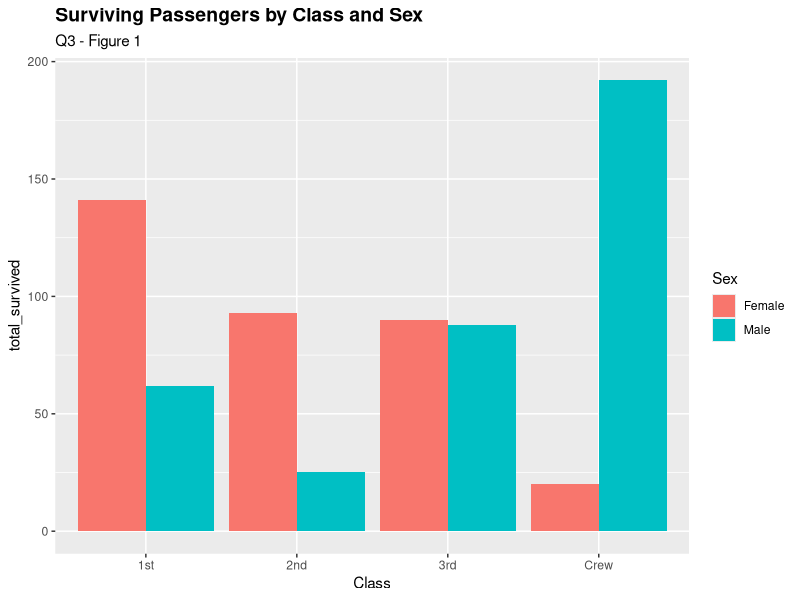
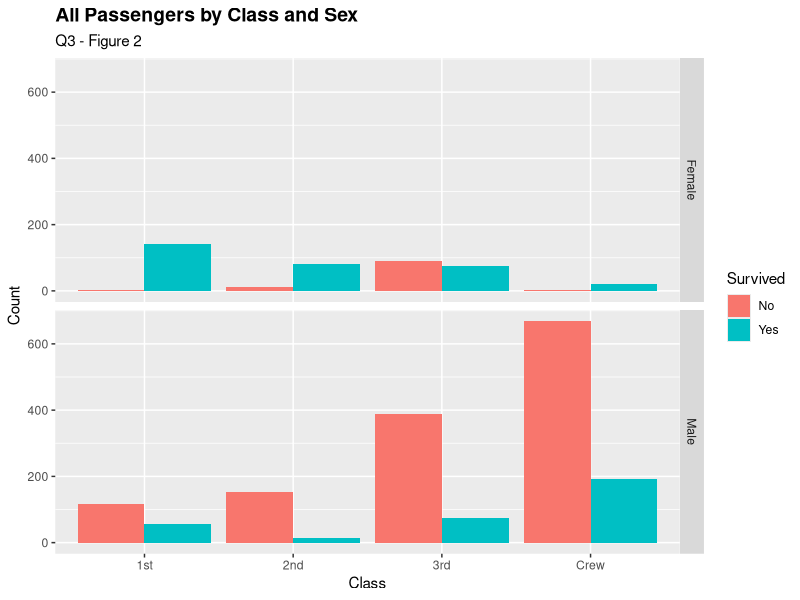
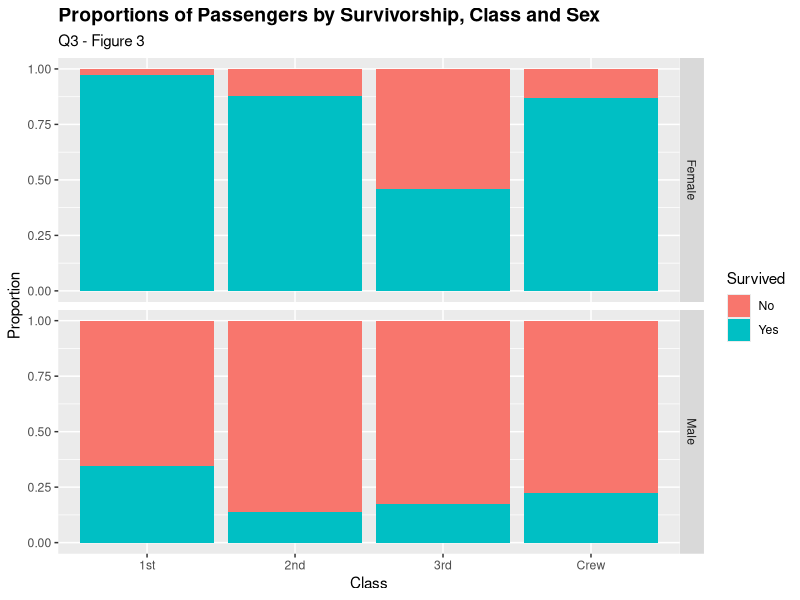
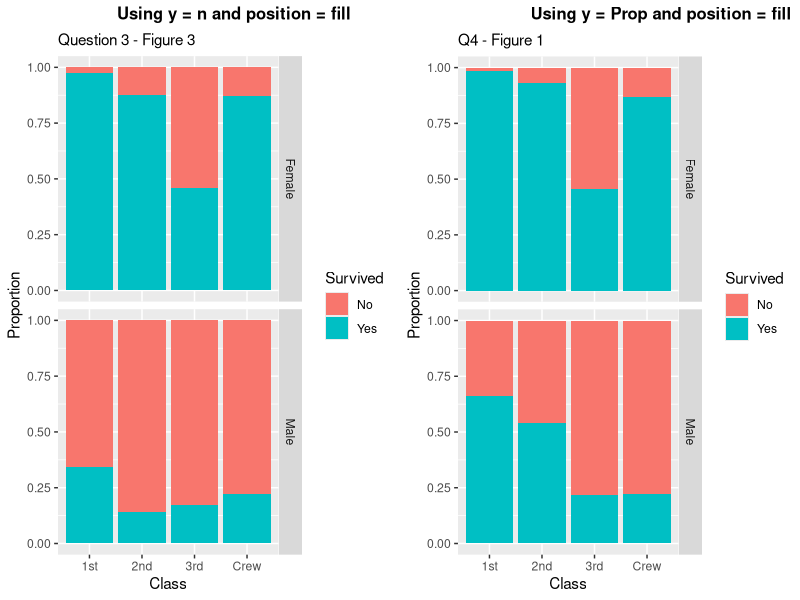
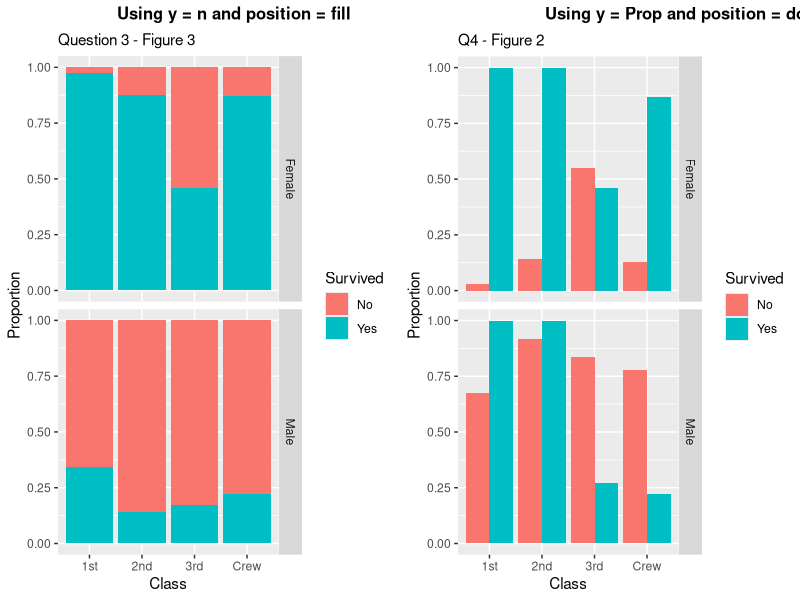
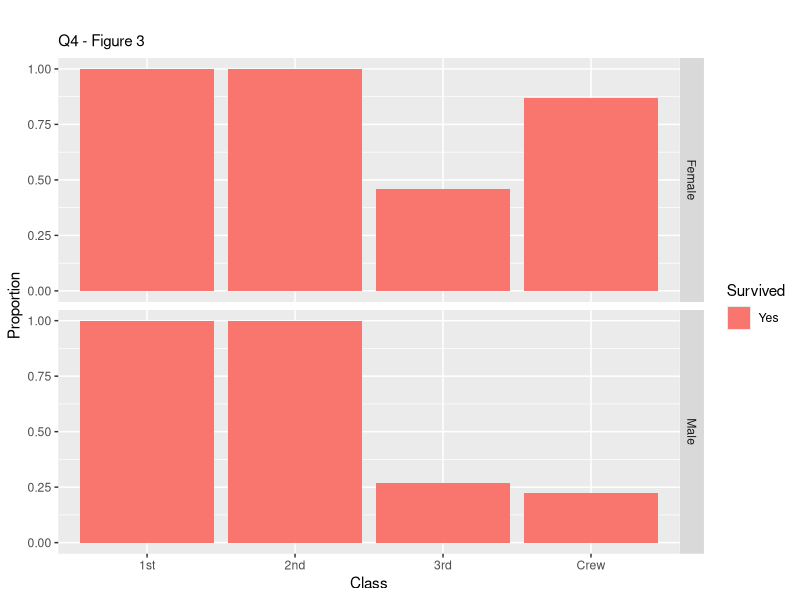
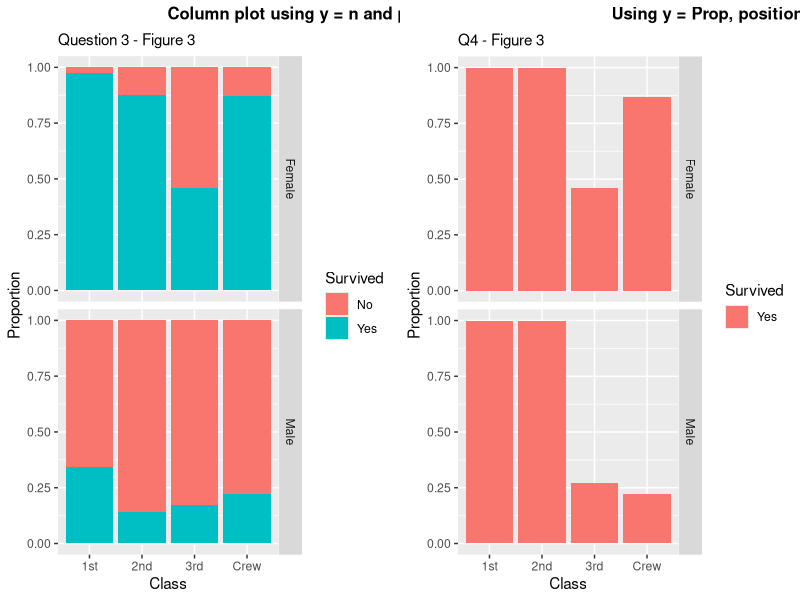
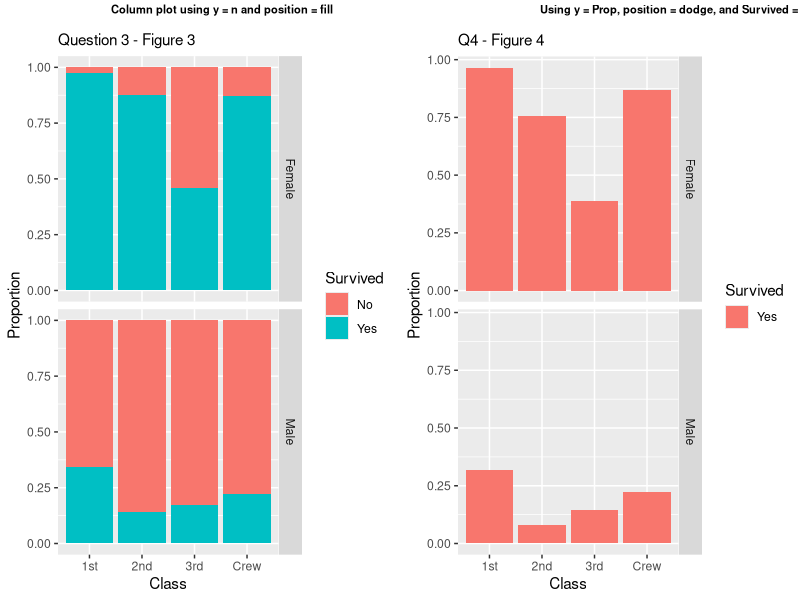

These charts were generated, in order, by the following R code:
## ---- chunk 1
library(tidyverse)
library(cowplot)

df_titanic <- as_tibble(Titanic)
## ---- chunk 2
## TASK: Perform a `glimpse` of df_titanic
glimpse(df_titanic)
## ---- chunk 3
## NOTE: No need to edit! We'll cover how to
## do this calculation in a later exercise.
v1 <- df_titanic %>% summarize(total = sum(n))

v2 <- df_titanic %>% group_by(Class) %>% summarize(sum(n))

v2
## ---- chunk 4
## TASK: Visualize counts against `Class` and `Sex`

df_q3_v1 <- df_titanic %>%
  filter(Survived == "Yes") %>% 
  group_by(Class, Sex) %>% 
  summarise(total_survived = sum(n))

plot_col_q3_v1 <- df_q3_v1 %>% 
  ggplot() +
  geom_col(aes(x = Class, y = total_survived, fill = Sex), position = "dodge") +
  labs(title = "Surviving Passengers by Class and Sex", subtitle = "Q3 - Figure 1") +
  theme(plot.title = element_text(size = 14, face = "bold"))

plot_col_q3_v2 <- df_titanic %>% 
  ggplot() +
  geom_col(aes(x = Class , y = n, fill = Survived), position = "dodge") +
  scale_colour_viridis_d() +
  facet_grid(Sex~.) +
  labs(
      title = "All Passengers by Class and Sex", 
      subtitle = "Q3 - Figure 2",
      x = "Class", 
      y = "Count"
      ) +
  theme(plot.title = element_text(size = 14, face = "bold"))

plot_col_q3_v3 <- df_titanic %>% 
  ggplot() +
  geom_col(aes(x = Class , y = n, fill = Survived), position = "fill") +
  scale_colour_viridis_d() +
  facet_grid(Sex~.) +
  labs(
      title = "Proportions of Passengers by Survivorship, Class and Sex", 
      subtitle = "Q3 - Figure 3",
      x = "Class", 
      y = "Proportion"
      ) +
  theme(plot.title = element_text(size = 14, face = "bold"))


## ---- chunk 5
## TASK: Visualize counts against `Class` and `Sex`

plot_col_q3_v1
plot_col_q3_v2
plot_col_q3_v3

## ---- chunk 6
## NOTE: No need to edit! We'll cover how to
## do this calculation in a later exercise.
df_prop <-
  df_titanic %>%
  group_by(Class, Sex, Age) %>%
  mutate(
    Total = sum(n),
    Prop = n / Total
  ) %>%
  ungroup()
df_prop
## ---- chunk 7
plot_col_q3_v3 <- df_titanic %>% 
  ggplot() +
  geom_col(aes(x = Class , y = n, fill = Survived), position = "fill") +
  scale_colour_viridis_d() +
  facet_grid(Sex~.) +
  labs(
      title = " ",
      subtitle = "Question 3 - Figure 3",
      x = "Class", 
      y = "Proportion"
      )

plot_col_q4_fill <- df_prop %>% 
  ggplot() +
  geom_col(aes(x = Class , y = Prop, fill = Survived), position = "fill") +
  scale_colour_viridis_d() +
  facet_grid(Sex~.) +
  labs(
      title = " ",
      subtitle = "Q4 - Figure 1",
      x = "Class", 
      y = "Proportion"
      ) +
  theme(plot.title = element_text(size = 14, face = "bold"))

plot_col_q4_dodge <- df_prop %>% 
  ggplot() +
  geom_col(aes(x = Class , y = Prop, fill = Survived), position = "dodge") +
  scale_colour_viridis_d() +
  facet_grid(Sex~.) +
  labs(
      title = " ",
      subtitle = "Q4 - Figure 2",
      x = "Class",
      y = "Proportion"
      ) +
  theme(plot.title = element_text(size = 14, face = "bold"))

## ---- chunk 8
plot_grid(
  plot_col_q3_v3, 
  plot_col_q4_fill, 
  labels = c('Using y = n and position = fill', 'Using y = Prop and position = fill'), 
  label_size = 12)


## ---- chunk 9

plot_grid(
  plot_col_q3_v3, 
  plot_col_q4_dodge, 
  labels = c('Using y = n and position = fill', 'Using y = Prop and position = dodge'), 
  label_size = 12)

## ---- chunk 10
plot_col_q4_survived <- df_prop %>%
  filter(Survived == "Yes") %>% 
  ggplot() +
  geom_col(
    aes(
      x = Class , 
      y = Prop, 
      fill = Survived
      ), 
    position = "dodge"
    ) +
  scale_colour_viridis_d() +
  facet_grid(Sex~.) +
  labs(
      title = " ",
      subtitle = "Q4 - Figure 3",
      x = "Class",
      y = "Proportion"
      ) +
  theme(plot.title = element_text(size = 14, face = "bold"))

plot_col_q4_survived

plot_grid(
  plot_col_q3_v3,
  plot_col_q4_survived,
  labels = c('Column plot using y = n and position = fill', 'Using y = Prop, position = dodge, and Survived = Yes'),
  label_size = 12)

## ---- chunk 11
## NOTE: No need to edit! We'll cover how to
## do this calculation in a later exercise.
df_prop2 <-
  df_titanic %>%
  group_by(Class, Sex) %>%
  mutate(
    Total = sum(n),
    Prop = n / Total
  ) %>%
  filter(Survived == "Yes") #%>% 
  #ungroup()

  df_prop2
## ---- chunk 12
plot_col_q4_survived_p2 <- df_prop2 %>%
  ggplot() +
  geom_col(
    aes(
      x = Class , 
      y = Prop, 
      fill = Survived
      ), 
    position = "dodge"
    ) +
  scale_colour_viridis_d() +
  facet_grid(Sex~.) +
  labs(
      title = " ",
      subtitle = "Q4 - Figure 4",
      x = "Class",
      y = "Proportion"
      ) +
  theme(plot.title = element_text(size = 14, face = "bold"))

plot_grid(
  plot_col_q3_v3,
  plot_col_q4_survived_p2,
  labels = c('Column plot using y = n and position = fill', 'Using y = Prop, position = dodge, and Survived = Yes'),
  label_size = 8)

## ---- chunk 13

plot_col_q5 <- 
  df_prop %>% 
  filter(Survived == "Yes") %>% 
  ggplot() +
  geom_col(aes(x = Class, y = Prop, fill = Sex), width = 0.9, position = "dodge") +
  facet_grid(Age~.) +
  labs(
      title = "Proportion of Passengers that Survived by Class, Sex, and Age", 
      subtitle = "Q5 - Figure 1",
      x = "Class", 
      y = "Proportion"
      ) +
  theme(plot.title = element_text(size = 14, face = "bold"))


plot_col_q5
